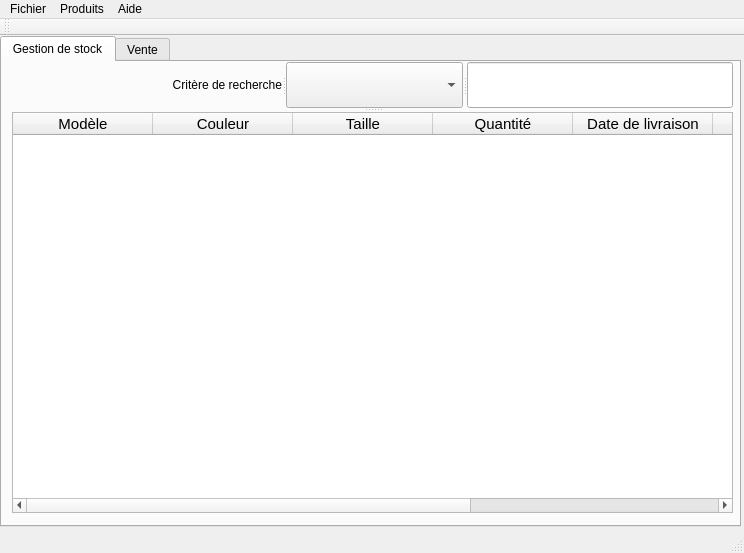
<?xml version="1.0" encoding="UTF-8"?>
<ui version="4.0">
 <class>MainWindow</class>
 <widget class="QMainWindow" name="MainWindow">
  <property name="geometry">
   <rect>
    <x>0</x>
    <y>0</y>
    <width>744</width>
    <height>553</height>
   </rect>
  </property>
  <property name="windowTitle">
   <string>QloT</string>
  </property>
  <property name="windowIcon">
   <iconset>
    <normaloff>../../images/qlot_512.svg</normaloff>../../images/qlot_512.svg</iconset>
  </property>
  <widget class="QWidget" name="centralWidget">
   <widget class="QTabWidget" name="tabWidget">
    <property name="geometry">
     <rect>
      <x>0</x>
      <y>0</y>
      <width>741</width>
      <height>491</height>
     </rect>
    </property>
    <property name="currentIndex">
     <number>0</number>
    </property>
    <widget class="QWidget" name="tab">
     <attribute name="title">
      <string>Gestion de stock</string>
     </attribute>
     <widget class="QSplitter" name="splitter_2">
      <property name="geometry">
       <rect>
        <x>10</x>
        <y>0</y>
        <width>721</width>
        <height>451</height>
       </rect>
      </property>
      <property name="orientation">
       <enum>Qt::Vertical</enum>
      </property>
      <widget class="QSplitter" name="splitter">
       <property name="orientation">
        <enum>Qt::Horizontal</enum>
       </property>
       <widget class="QLabel" name="label_critere">
        <property name="text">
         <string>Critère de recherche</string>
        </property>
        <property name="alignment">
         <set>Qt::AlignRight|Qt::AlignTrailing|Qt::AlignVCenter</set>
        </property>
       </widget>
       <widget class="QComboBox" name="critere_combo_box"/>
       <widget class="QLineEdit" name="ligne_recherche"/>
      </widget>
      <widget class="QTableWidget" name="tableau_recherche">
       <property name="lineWidth">
        <number>1</number>
       </property>
       <property name="horizontalScrollBarPolicy">
        <enum>Qt::ScrollBarAsNeeded</enum>
       </property>
       <property name="autoScroll">
        <bool>true</bool>
       </property>
       <property name="horizontalScrollMode">
        <enum>QAbstractItemView::ScrollPerPixel</enum>
       </property>
       <property name="gridStyle">
        <enum>Qt::SolidLine</enum>
       </property>
       <property name="sortingEnabled">
        <bool>false</bool>
       </property>
       <property name="cornerButtonEnabled">
        <bool>true</bool>
       </property>
       <property name="rowCount">
        <number>0</number>
       </property>
       <property name="columnCount">
        <number>8</number>
       </property>
       <attribute name="horizontalHeaderVisible">
        <bool>true</bool>
       </attribute>
       <attribute name="horizontalHeaderCascadingSectionResizes">
        <bool>false</bool>
       </attribute>
       <attribute name="horizontalHeaderDefaultSectionSize">
        <number>140</number>
       </attribute>
       <attribute name="horizontalHeaderHighlightSections">
        <bool>true</bool>
       </attribute>
       <attribute name="horizontalHeaderShowSortIndicator" stdset="0">
        <bool>false</bool>
       </attribute>
       <attribute name="horizontalHeaderStretchLastSection">
        <bool>false</bool>
       </attribute>
       <attribute name="verticalHeaderCascadingSectionResizes">
        <bool>false</bool>
       </attribute>
       <attribute name="verticalHeaderHighlightSections">
        <bool>true</bool>
       </attribute>
       <attribute name="verticalHeaderShowSortIndicator" stdset="0">
        <bool>false</bool>
       </attribute>
       <attribute name="verticalHeaderStretchLastSection">
        <bool>false</bool>
       </attribute>
       <column>
        <property name="text">
         <string>Modèle</string>
        </property>
        <property name="font">
         <font>
          <pointsize>11</pointsize>
         </font>
        </property>
        <property name="textAlignment">
         <set>AlignHCenter|AlignVCenter|AlignCenter</set>
        </property>
       </column>
       <column>
        <property name="text">
         <string>Couleur</string>
        </property>
        <property name="font">
         <font>
          <pointsize>11</pointsize>
         </font>
        </property>
       </column>
       <column>
        <property name="text">
         <string>Taille</string>
        </property>
        <property name="font">
         <font>
          <pointsize>11</pointsize>
         </font>
        </property>
       </column>
       <column>
        <property name="text">
         <string>Quantité</string>
        </property>
        <property name="font">
         <font>
          <pointsize>11</pointsize>
         </font>
        </property>
       </column>
       <column>
        <property name="text">
         <string>Date de livraison</string>
        </property>
        <property name="font">
         <font>
          <pointsize>11</pointsize>
         </font>
        </property>
       </column>
       <column>
        <property name="text">
         <string>Prix d'achat</string>
        </property>
        <property name="font">
         <font>
          <pointsize>11</pointsize>
         </font>
        </property>
       </column>
       <column>
        <property name="text">
         <string>Prix de vente</string>
        </property>
        <property name="font">
         <font>
          <pointsize>11</pointsize>
         </font>
        </property>
       </column>
       <column>
        <property name="text">
         <string>Rabais</string>
        </property>
        <property name="font">
         <font>
          <pointsize>11</pointsize>
         </font>
        </property>
        <property name="textAlignment">
         <set>AlignHCenter|AlignVCenter|AlignCenter</set>
        </property>
       </column>
      </widget>
     </widget>
    </widget>
    <widget class="QWidget" name="tab_2">
     <attribute name="title">
      <string>Vente</string>
     </attribute>
     <widget class="QSplitter" name="splitter_4">
      <property name="geometry">
       <rect>
        <x>10</x>
        <y>0</y>
        <width>721</width>
        <height>451</height>
       </rect>
      </property>
      <property name="orientation">
       <enum>Qt::Vertical</enum>
      </property>
      <widget class="QSplitter" name="splitter_3">
       <property name="orientation">
        <enum>Qt::Horizontal</enum>
       </property>
       <widget class="QLabel" name="label_critere_3">
        <property name="text">
         <string>Critère de recherche</string>
        </property>
        <property name="alignment">
         <set>Qt::AlignRight|Qt::AlignTrailing|Qt::AlignVCenter</set>
        </property>
       </widget>
       <widget class="QComboBox" name="critere_combo_box_3"/>
       <widget class="QLineEdit" name="ligne_recherche_3"/>
      </widget>
      <widget class="QTableWidget" name="tableWidget">
       <attribute name="horizontalHeaderDefaultSectionSize">
        <number>180</number>
       </attribute>
       <attribute name="horizontalHeaderStretchLastSection">
        <bool>true</bool>
       </attribute>
       <column>
        <property name="text">
         <string>Identifiant</string>
        </property>
       </column>
       <column>
        <property name="text">
         <string>Date</string>
        </property>
       </column>
       <column>
        <property name="text">
         <string>Articles vendus</string>
        </property>
       </column>
       <column>
        <property name="text">
         <string>Prix total</string>
        </property>
       </column>
      </widget>
     </widget>
    </widget>
   </widget>
  </widget>
  <widget class="QMenuBar" name="menuBar">
   <property name="geometry">
    <rect>
     <x>0</x>
     <y>0</y>
     <width>744</width>
     <height>25</height>
    </rect>
   </property>
   <widget class="QMenu" name="menuFichier">
    <property name="title">
     <string>Fichier</string>
    </property>
    <addaction name="actionNouvelle_BDD"/>
    <addaction name="actionOuvrir_une_BDD"/>
    <addaction name="actionEnregistrer"/>
    <addaction name="separator"/>
    <addaction name="actionQuitter"/>
   </widget>
   <widget class="QMenu" name="menuAide">
    <property name="title">
     <string>Aide</string>
    </property>
    <addaction name="actionVersion"/>
    <addaction name="actionA_propos_de_QloT"/>
   </widget>
   <widget class="QMenu" name="menuProduits">
    <property name="title">
     <string>Produits</string>
    </property>
    <addaction name="actionAjouter_une_marchandise"/>
    <addaction name="actionAjouter_une_vente"/>
   </widget>
   <addaction name="menuFichier"/>
   <addaction name="menuProduits"/>
   <addaction name="menuAide"/>
  </widget>
  <widget class="QToolBar" name="mainToolBar">
   <attribute name="toolBarArea">
    <enum>TopToolBarArea</enum>
   </attribute>
   <attribute name="toolBarBreak">
    <bool>true</bool>
   </attribute>
  </widget>
  <widget class="QStatusBar" name="statusBar"/>
  <action name="actionNouvelle_BDD">
   <property name="text">
    <string>Nouvelle BDD</string>
   </property>
   <property name="shortcut">
    <string>Ctrl+N</string>
   </property>
  </action>
  <action name="actionOuvrir_une_BDD">
   <property name="text">
    <string>Ouvrir une BDD</string>
   </property>
   <property name="shortcut">
    <string>Ctrl+O</string>
   </property>
  </action>
  <action name="actionEnregistrer">
   <property name="text">
    <string>Enregistrer</string>
   </property>
   <property name="shortcut">
    <string>Ctrl+S</string>
   </property>
  </action>
  <action name="actionQuitter">
   <property name="text">
    <string>Quitter</string>
   </property>
   <property name="shortcut">
    <string>Ctrl+Q</string>
   </property>
  </action>
  <action name="actionAjout_d_une_marchandise">
   <property name="text">
    <string>Ajout d'une marchandise</string>
   </property>
  </action>
  <action name="actionChercher_une_marchandise_dans_le_stock">
   <property name="text">
    <string>Chercher une marchandise dans le stock</string>
   </property>
  </action>
  <action name="actionVendre_un_article">
   <property name="text">
    <string>Vendre un article</string>
   </property>
  </action>
  <action name="actionChercher_une_vente">
   <property name="text">
    <string>Chercher une vente</string>
   </property>
  </action>
  <action name="actionVersion">
   <property name="text">
    <string>Version</string>
   </property>
   <property name="shortcut">
    <string>Ctrl+V</string>
   </property>
  </action>
  <action name="actionA_propos_de_QloT">
   <property name="text">
    <string>A propos de QloT ...</string>
   </property>
   <property name="shortcut">
    <string>Ctrl+H</string>
   </property>
  </action>
  <action name="actionAjouter_une_marchandise">
   <property name="text">
    <string>Ajouter une marchandise</string>
   </property>
  </action>
  <action name="actionAjouter_une_vente">
   <property name="text">
    <string>Ajouter une vente</string>
   </property>
  </action>
 </widget>
 <layoutdefault spacing="6" margin="11"/>
 <resources/>
 <connections>
  <connection>
   <sender>actionQuitter</sender>
   <signal>triggered()</signal>
   <receiver>MainWindow</receiver>
   <slot>close()</slot>
   <hints>
    <hint type="sourcelabel">
     <x>-1</x>
     <y>-1</y>
    </hint>
    <hint type="destinationlabel">
     <x>371</x>
     <y>276</y>
    </hint>
   </hints>
  </connection>
 </connections>
</ui>
